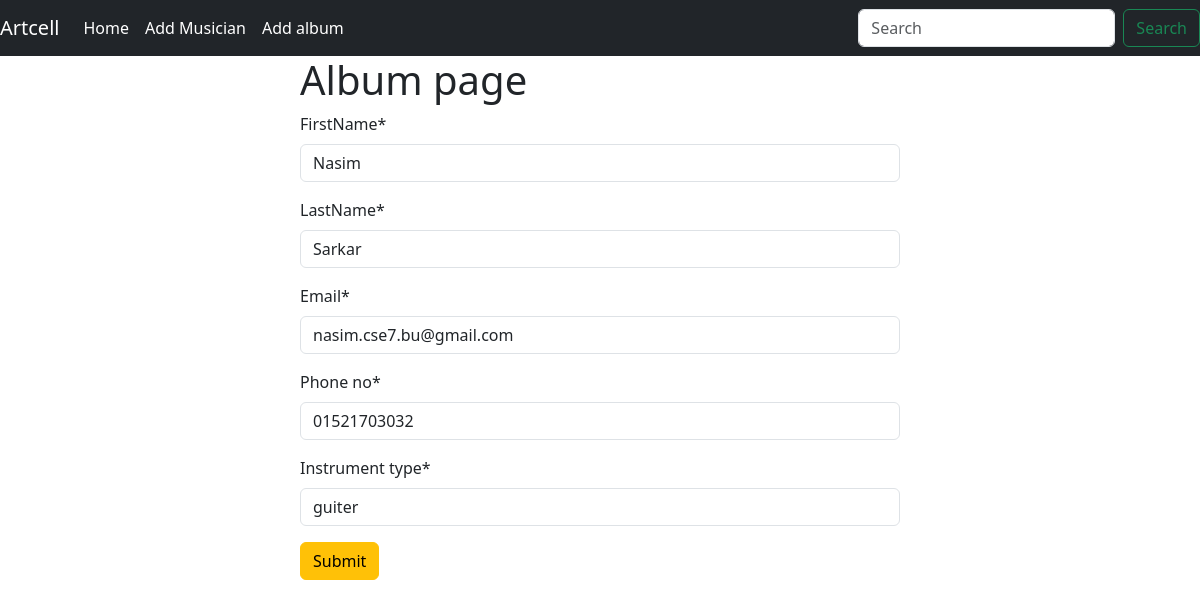
Page /musician/edit/5/ on the committed database.
### musician/models.py (models this page shows, shortened)
class Musician(models.Model):
    firstName=models.CharField(max_length=100)
    lastName=models.CharField(max_length=100)
    email=models.EmailField()
    phone_no=models.CharField(max_length=15)
    instrument_type=models.CharField(max_length=100)

### musician/views.py (the view)
# urls.py: path('edit/<int:id>/', views.edit_musician, name='edit_musician'),
def edit_musician(request,id):
    album=Album.objects.get(pk=id)
    musician=album.musician
    musician_form=forms.musicianForm(instance=musician)
    if request.method =='POST':
        musician_form=forms.musicianForm(request.POST,instance=musician)
        if musician_form.is_valid():
            musician.save()
            return redirect('homepage')
    return render(request,'add_musician.html',{'form':musician_form})

### musician/forms.py
class musicianForm(forms.ModelForm):
    class Meta:
        model=Musician
        fields='__all__'

### musician/templates/add_musician.html (shortened to what this page needs)
{% extends 'base.html' %}
{%load crispy_forms_tags %}
{% block content %}
<form style="width:50% ; margin: auto" method='post'>
    <h1>Album page</h1>
    {{ form | crispy}}
    <button class="btn btn-warning">Submit</button>
</form>
{% endblock %}

### rows in the picture
Musician: firstName "Nasim", lastName "Sarkar", email "nasim.cse7.bu@gmail.com", phone_no "01521703032", instrument_type "guiter"
